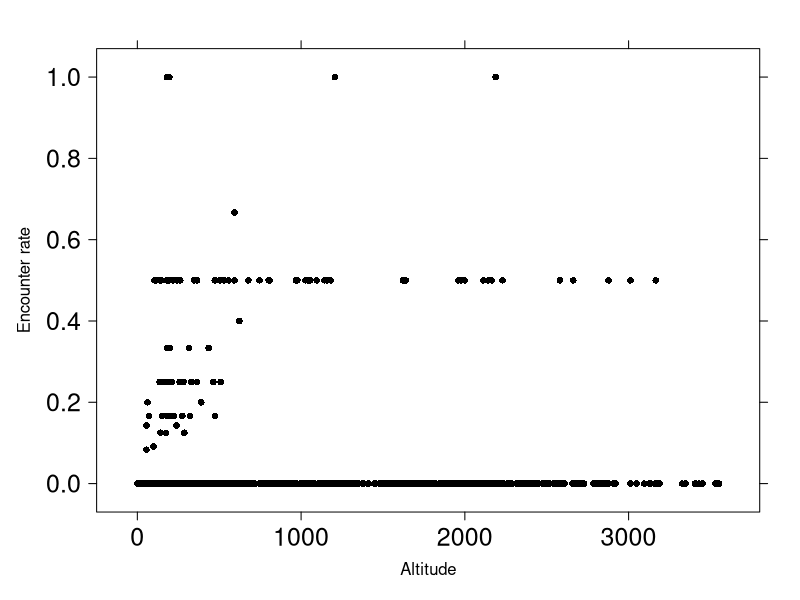
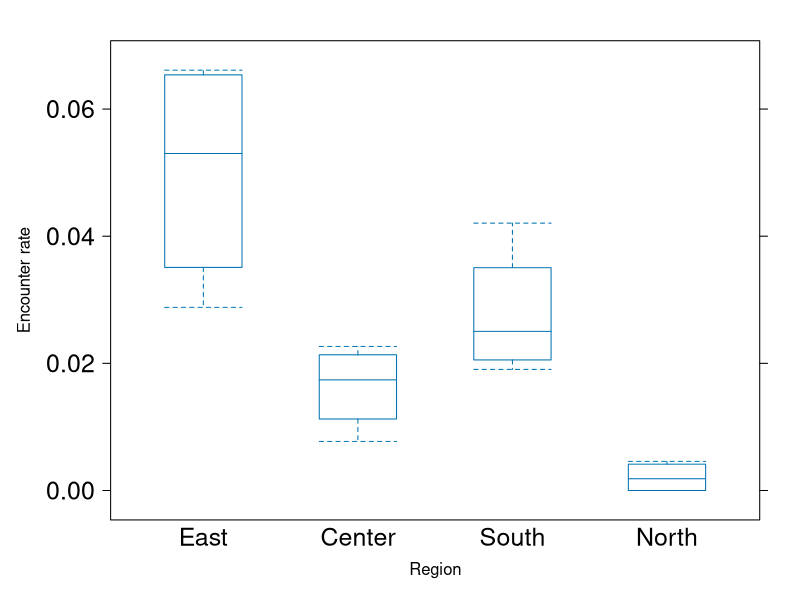
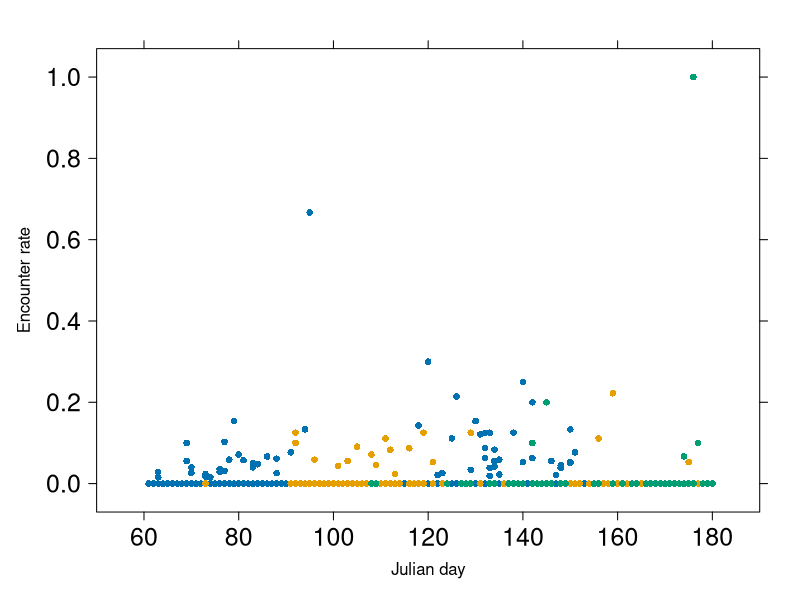
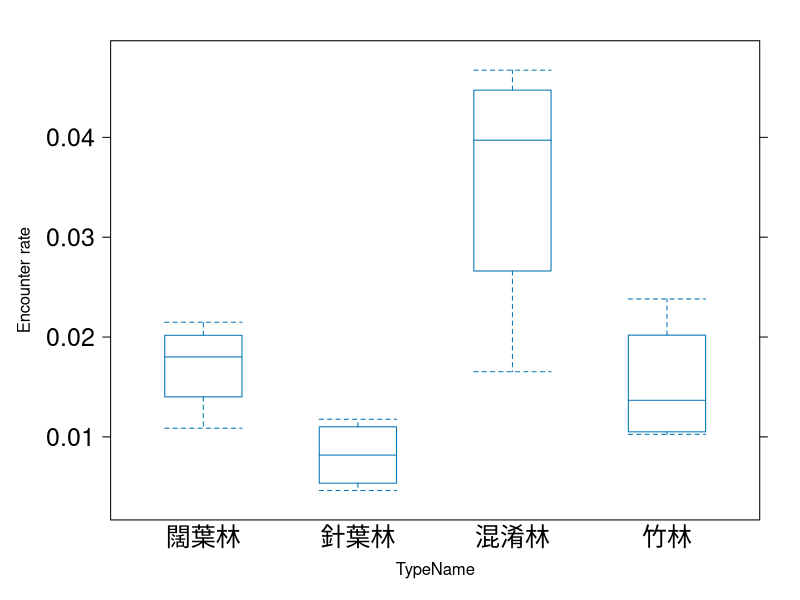
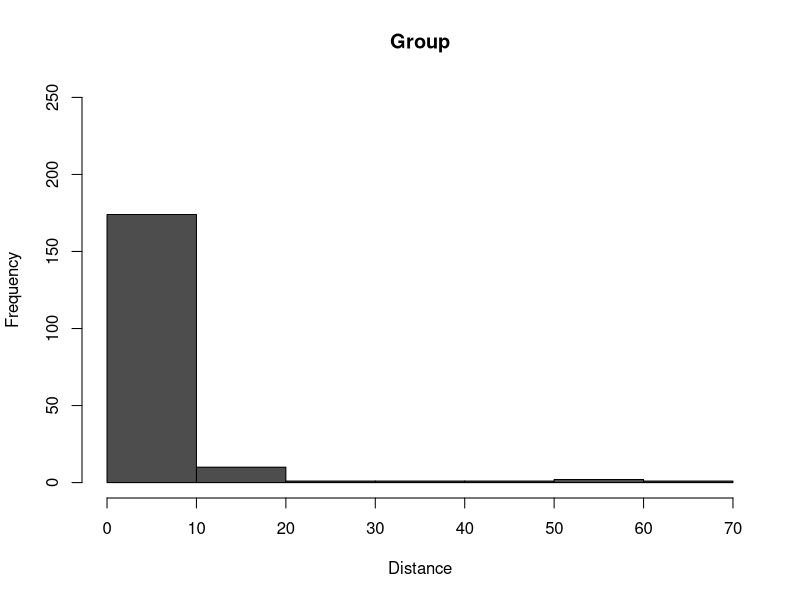

Here is the R script that generated these plots, in order:
#---- load library

library(data.table)
library(magrittr)
library(readxl)
library(tidyr)
library(purrr)
library(dplyr)
library(writexl)
library(ggplot2)
library(lattice)

#---- 

M.data <- read_excel("./data/clean/for analysis.xlsx",
                     sheet=1) %>% setDT %>% 
  .[, DATE := as.IDate(paste(Year, Month, Day, sep = "/"))] %>% 
  .[TypeName %like% "混", TypeName.n := "混淆林"] %>% 
  .[TypeName %like% "竹林", TypeName.n := "竹林"] %>% 
  .[TypeName %like% "闊葉", TypeName.n := "闊葉林"] %>% 
  .[TypeName %like% "針葉", TypeName.n := "針葉林"] %>% 
  .[, TypeName.20 := ifelse(Distance>0, "非森林", TypeName.n)] %>% 
  
  .[County %in% list("宜蘭縣","基隆市","台北市","臺北市",
                     "新北市","台北縣","臺北縣",
                     "桃園縣","桃園市","新竹市",
                     "新竹縣","苗栗縣"), Region := "North"] %>%
  .[County %in% list("台中市","臺中市",
                     "台中縣","臺中縣",
                     "彰化縣","南投縣","南投市",
                     "雲林縣","嘉義縣","嘉義市"), Region := "Center"] %>%
  .[County %in% list("台南市","臺南市",
                     "台南縣","臺南縣",
                     "高雄縣","高雄市",
                     "屏東縣"), Region := "South"]%>%
  .[County %in% list("花蓮縣",
                     "台東縣","臺東縣"), Region := "East"] %>% 
  .[, julian.D := yday(DATE)] %>% 
  .[, Altitude_c := substr(Site_N,1,1)]


M.data %>% 
  .[Year < 2019,] %>% 
  .[!(TypeName.20 %in% "非森林"),] %>% 
  .[is.na(Macaca_sur), Macaca_sur := 0] %>% 
  .[, .(V1 = sum(Macaca_sur),.N), by= list(Year, Altitude)] %>% 
  xyplot((V1/N) ~ Altitude, data = .,
         scales=list( cex=1.5),
       pch=16, col = "black",
       auto.key = list(space = "right"),
       ylab = "Encounter rate")

M.data %>% 
  .[Year < 2019,] %>% 
  .[!(TypeName.20 %in% "非森林"),] %>% 
  .[is.na(Macaca_sur), Macaca_sur := 0] %>% 
  .[, Region := ordered(Region, c("East", "Center", "South", "North"))] %>% 
  .[, .(V1 = sum(Macaca_sur),.N), by= list(Year, Region)] %>% 
  bwplot((V1/N) ~ Region,  data = .,
         scales=list( cex=1.5),
         pch = "|",
         xlab = "Region",
         ylab = "Encounter rate")

M.data %>% 
  .[Year < 2019,] %>% 
  .[!(TypeName.20 %in% "非森林"),] %>% 
  .[is.na(Macaca_sur), Macaca_sur := 0] %>% 
  .[, .(V1 = sum(Macaca_sur),.N), by= list(Year, julian.D,Altitude_c)] %>% 
  xyplot((V1/N) ~ julian.D, groups = Altitude_c,  data = .,
         #par.settings=list(superpose.symbol=list(pch=c(1,2,0),cex=0.9, col='black')),
         scales=list( cex=1.5),
         #auto.key = list(space = "right"),
         pch=16,
         xlab = "Julian day",
         ylab = "Encounter rate",
         xlim = c(50,190))

M.data %>% 
  .[Year < 2019,] %>% 
  .[!(TypeName.20 %in% "非森林"),] %>% 
  .[is.na(Macaca_sur), Macaca_sur := 0] %>% 
  .[, TypeName.20 := ordered(TypeName.20, c("闊葉林", "針葉林", "混淆林", "竹林"))] %>% 
  .[, .(V1 = sum(Macaca_sur),.N), by= list(Year, TypeName.20)] %>% 
  bwplot((V1/N) ~ TypeName.20,  data = .,
         scales=list( cex=1.5),
          pch = "|",
          xlab = "TypeName",
          ylab = "Encounter rate")



M.data %>%
  .[Macaca_sur %in% 1,] %>% 
  .$Distance %>% hist(.,  plot=T,xlab = "Distance",
                      ylim = c(0,250),
                      main = "Group", col=gray(0.3))
